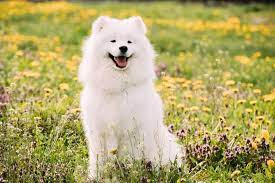
#> input picture images/auau.jpg, 275 x 183 px, found by its file name
$ python resize-image.py
#> lines starting #> are read from the running program, lines starting #| are printed output that depends on the picture
import cv2

# 0 gray scale
# 1 remove transparency
# -1 normal color
img = cv2.imread('images/auau.jpg', 1 )
#> img is the input picture: shape (183, 275, 3); mean B, G, R 107.1, 167.5, 177.9

#double the size
img = cv2.resize(img , (0,0) , fx = 2 , fy= 2)
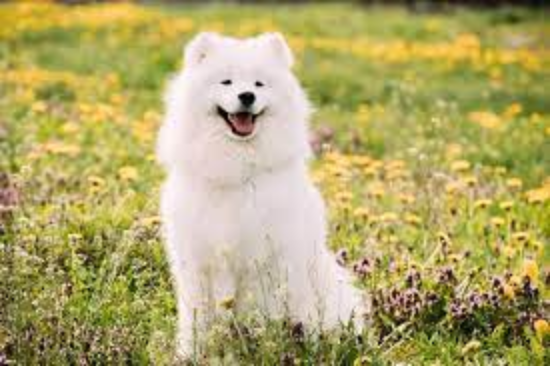
#> img: shape (366, 550, 3); mean B, G, R 107, 167.5, 177.9
img = cv2.rotate(img  , cv2.cv2.ROTATE_90_CLOCKWISE)
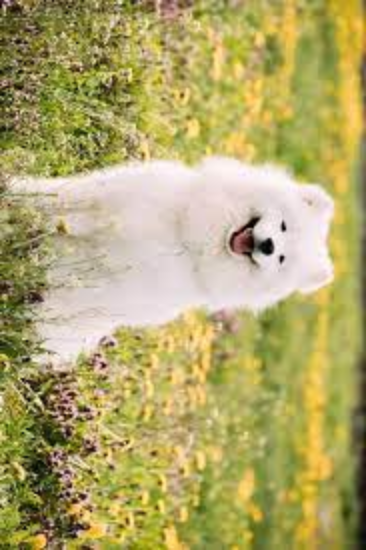
#> img: shape (550, 366, 3); mean B, G, R 107, 167.5, 177.9

cv2.imwrite("images/new_auau.jpg" , img)

cv2.imshow("Image" , img)


cv2.waitKey(0)
cv2.destroyAllWindows()
